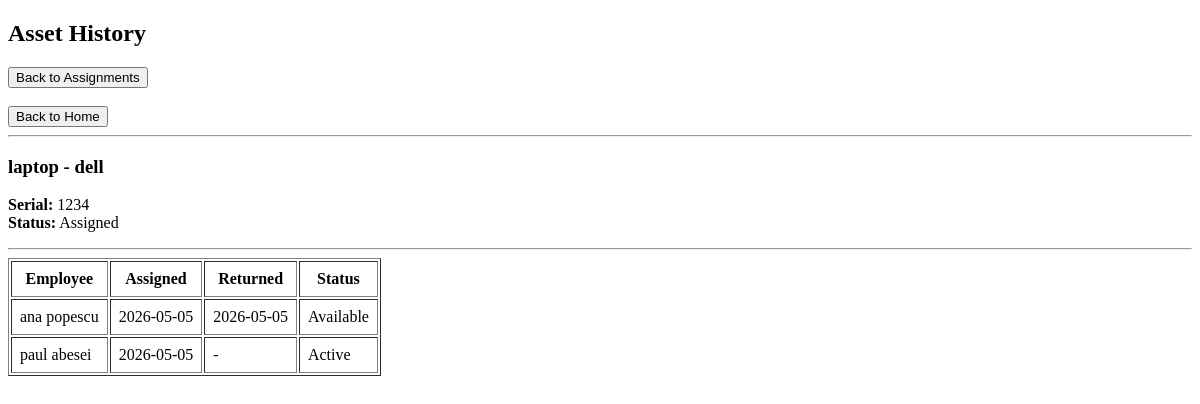
Before: /asset/1 with the older database file.
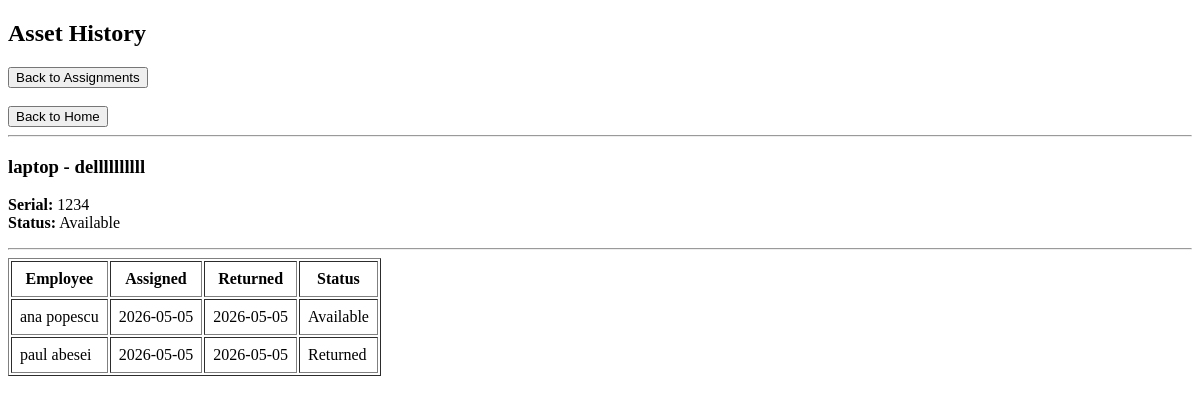
After: the same page with the newer database file.
### tables this page shows
CREATE TABLE assets (
        id INTEGER PRIMARY KEY AUTOINCREMENT,
        category TEXT,
        brand TEXT,
        serial_number TEXT UNIQUE,
        status TEXT NOT NULL DEFAULT 'Available',
        purchase_date TEXT
    );

CREATE TABLE assignments (
        id INTEGER PRIMARY KEY AUTOINCREMENT,
        asset_id INTEGER NOT NULL,
        employee_id INTEGER NOT NULL,
        assigned_date TEXT NOT NULL,
        returned_date TEXT,
        status TEXT NOT NULL DEFAULT 'Active',

        FOREIGN KEY (asset_id) REFERENCES assets(id),
        FOREIGN KEY (employee_id) REFERENCES employees(id)
    );

CREATE TABLE employees (
        id INTEGER PRIMARY KEY AUTOINCREMENT,
        first_name TEXT NOT NULL,
        last_name TEXT NOT NULL,
        department TEXT
    );

### routes/assignments.py (the view)
    @app.route("/asset/<int:asset_id>")
    def asset_history(asset_id):
        history = get_asset_history(asset_id)
        asset = get_asset_details(asset_id)
        return render_template("assignments/history.html", history=history, asset=asset)

### services/assignments.py (called while the page is built)
def get_asset_history(asset_id):
    conn = sqlite3.connect(DB_PATH)
    conn.row_factory = sqlite3.Row
    cursor = conn.cursor()
    cursor.execute("""
        SELECT
            employees.first_name,
            employees.last_name,
            assignments.assigned_date,
            assignments.returned_date,
            assignments.status
        FROM assignments
        JOIN employees ON assignments.employee_id = employees.id
        WHERE assignments.asset_id = ?
        ORDER BY assignments.assigned_date DESC
    """, (asset_id,))
    data = cursor.fetchall()
    conn.close()
    return data

def get_asset_details(asset_id):
    conn = sqlite3.connect(DB_PATH)
    conn.row_factory = sqlite3.Row
    cursor = conn.cursor()
    cursor.execute("""
        SELECT category, brand, serial_number, status
        FROM assets
        WHERE id = ?
    """, (asset_id,))
    asset = cursor.fetchone()
    conn.close()
    return asset

### templates/assignments/history.html (shortened to what this page needs)
<!DOCTYPE html>
<html>
<head>
</head>
<body>
<h2>Asset History</h2>
<button onclick="window.location.href='/assignments'">Back to Assignments</button>
<br><br>
<button onclick="window.location.href='/'">Back to Home</button>
<hr>
<h3>
    {{ asset["category"] }} - {{ asset["brand"] }}
</h3>
<p>
    <b>Serial:</b> {{ asset["serial_number"] }}<br>
    <b>Status:</b> {{ asset["status"] }}
</p>
<hr>
<table border="1" cellpadding="8">
    <tr>
        <th>Employee</th>
        <th>Assigned</th>
        <th>Returned</th>
        <th>Status</th>
    </tr>
    {% for row in history %}
    <tr>
        <td>{{ row["first_name"] }} {{ row["last_name"] }}</td>
        <td>{{ row["assigned_date"] }}</td>
        <td>{{ row["returned_date"] or "-" }}</td>
        <td>{{ row["status"] }}</td>
    </tr>
    {% endfor %}
</table>
</body>
</html>

Changed rows visible on the page:
changed assets "laptop": brand "dell" → "dellllllllll"; status "Assigned" → "Available"
changed assignments "paul": returned_date "-" → "2026-05-05"; status "Active" → "Returned"
